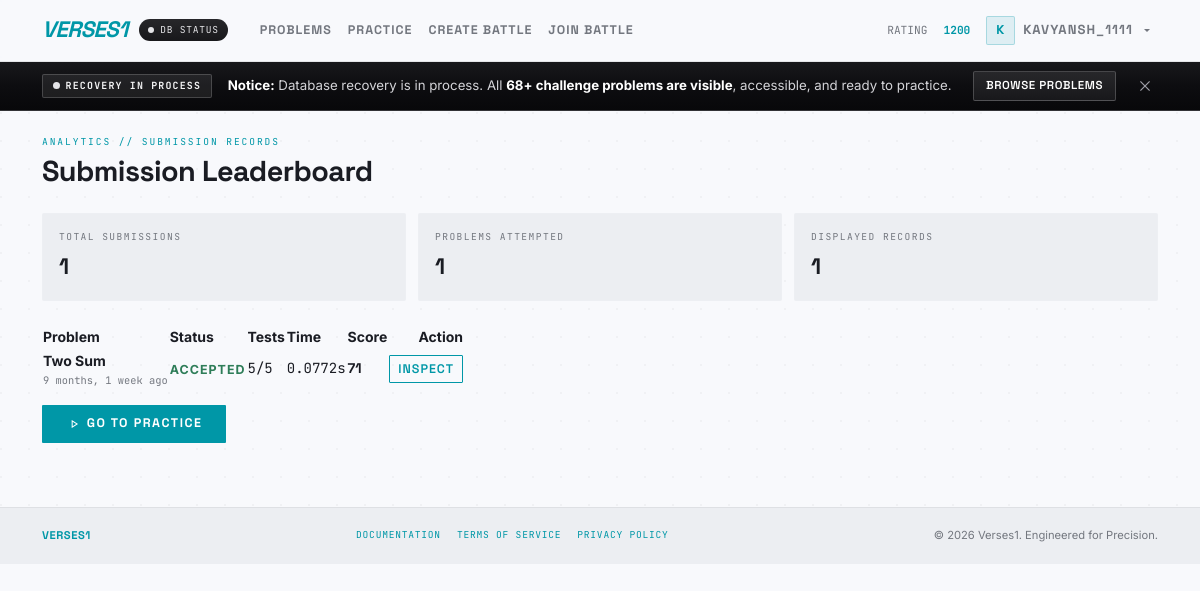
/submissions/ (signed in), run on an earlier commit of the app's database.
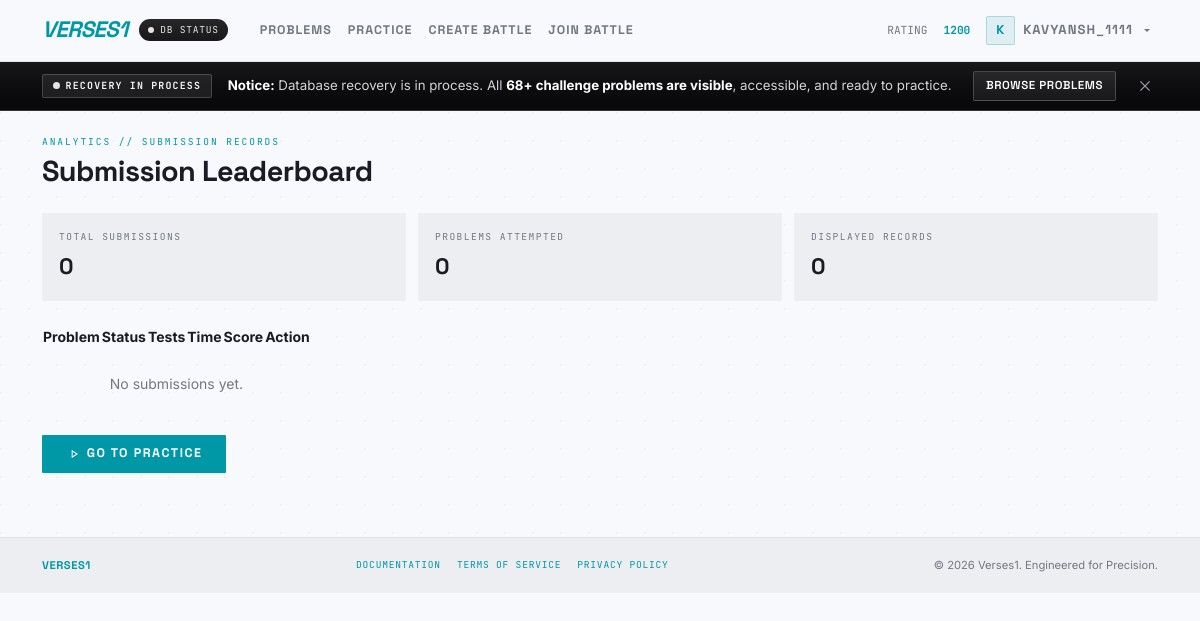
And on a later commit of the database.
### battles/models.py (models this page shows, shortened)
class PracticeSubmission(models.Model):
    user = models.ForeignKey(User, on_delete=models.CASCADE, related_name='practice_submissions')
    problem = models.ForeignKey(ProblemStatement, on_delete=models.CASCADE, related_name='practice_submissions')
    code_content = models.TextField()
    submitted_at = models.DateTimeField(auto_now_add=True)
    tests_passed = models.IntegerField(default=0)
    tests_total = models.IntegerField(default=0)
    all_tests_passed = models.BooleanField(default=False)
    test_results = models.JSONField(null=True, blank=True)
    avg_execution_time = models.FloatField(null=True, blank=True)
    complexity_score = models.FloatField(null=True, blank=True)
    performance_score = models.FloatField(null=True, blank=True)
    total_score = models.FloatField(null=True, blank=True)
    time_complexity_estimate = models.CharField(max_length=20, null=True, blank=True)
    class Meta:
        ordering = ['-submitted_at']
        indexes = [
            models.Index(fields=['user', 'problem', 'submitted_at'], name='ps_user_prob_submitted_idx'),
            models.Index(fields=['user', 'all_tests_passed'], name='ps_user_passed_idx'),
        ]

class ProblemStatement(models.Model):
    DIFFICULTY_CHOICES = [
        ('easy', 'Easy'),
        ('medium', 'Medium'),
        ('hard', 'Hard'),
    ]
    title = models.CharField(max_length=200)
    slug = models.SlugField(unique=True)
    description = models.TextField(help_text="Problem description in Markdown")
    input_format = models.TextField(help_text="Description of input format")
    output_format = models.TextField(help_text="Description of expected output format")
    constraints = models.TextField(help_text="Constraints (e.g., 1 <= n <= 10^5)")
    example_input = models.TextField(help_text="Example input to show users")
    example_output = models.TextField(help_text="Expected output for example")
    example_explanation = models.TextField(blank=True, help_text="Explanation of the example")
    difficulty = models.CharField(max_length=10, choices=DIFFICULTY_CHOICES, default='easy')
    categories = models.ManyToManyField(Category, related_name='problems', blank=True)
    time_limit_seconds = models.FloatField(default=2.0, help_text="Time limit per test case")
    memory_limit_mb = models.IntegerField(default=256, help_text="Memory limit in MB")
    function_signature = models.CharField(
        max_length=200,
        help_text="Function signature users must implement, e.g., 'def solution(nums, target):'"
    )
    starter_code = models.TextField(
        blank=True,
        help_text="Starter code template for users"
    )
    is_active = models.BooleanField(default=True)
    created_at = models.DateTimeField(auto_now_add=True)
    updated_at = models.DateTimeField(auto_now=True)
    class Meta:
        ordering = ['difficulty', 'title']
        indexes = [
            models.Index(fields=['is_active', 'difficulty', 'title'], name='prob_active_diff_title_idx'),
        ]

### battles/views.py (the view)
# urls.py: path('submissions/', views.all_submissions, name='all_submissions'),
@login_required
def all_submissions(request):
    submissions = PracticeSubmission.objects.filter(
        user=request.user
    ).select_related('problem').order_by('-submitted_at')
    problem_stats = {}
    for sub in submissions:
        if sub.problem_id not in problem_stats:
            problem_stats[sub.problem_id] = {
                'problem': sub.problem,
                'total': 0,
                'passed': 0,
                'latest': sub,
            }
        problem_stats[sub.problem_id]['total'] += 1
        if sub.all_tests_passed:
            problem_stats[sub.problem_id]['passed'] += 1
    page_obj, query_string = _paginate(request, submissions, per_page=20)
    return render(request, 'battles/all_submissions.html', {
        'submissions': page_obj,
        'page_obj': page_obj,
        'query_string': query_string,
        'problem_stats': problem_stats.values(),
        'total_submissions': submissions.count(),
    })

### battles/views.py (called while the page is built)
def _querystring_without_page(request):
    params = request.GET.copy()
    params.pop('page', None)
    return urlencode(params, doseq=True)

def _paginate(request, queryset, per_page=12):
    paginator = Paginator(queryset, per_page)
    page_obj = paginator.get_page(request.GET.get('page'))
    return page_obj, _querystring_without_page(request)

### battles/templates/battles/all_submissions.html (shortened to what this page needs)
{% extends 'base.html' %}
{% block content %}
<div class="sub-header">
    <div class="eyebrow">Analytics // Submission Records</div>
    <h2 style="font-family:'Space Grotesk',sans-serif;font-weight:800;font-size:1.8rem;">Submission Leaderboard</h2>
</div>
<div class="summary-grid">
    <div class="summary"><div class="k">Total Submissions</div><div class="v">{{ total_submissions }}</div></div>
    <div class="summary"><div class="k">Problems Attempted</div><div class="v">{{ problem_stats|length }}</div></div>
    <div class="summary"><div class="k">Displayed Records</div><div class="v">{{ submissions|length }}</div></div>
</div>
<div class="problems-table" id="submissionsTable">
    <table>
        <thead>
            <tr>
                <th>Problem</th>
                <th>Status</th>
                <th>Tests</th>
                <th>Time</th>
                <th>Score</th>
                <th class="text-end">Action</th>
            </tr>
        </thead>
        <tbody>
            {% for submission in submissions %}
            <tr>
                <td>
                    <div style="font-weight:700;">{{ submission.problem.title }}</div>
                    <div style="font-family:'JetBrains Mono',monospace;font-size:0.65rem;color:var(--outline);">{{ submission.submitted_at|timesince }} ago</div>
                </td>
                <td>{% if submission.all_tests_passed %}<span class="status-ok">Accepted</span>{% else %}<span class="status-bad">Failed</span>{% endif %}</td>
                <td style="font-family:'JetBrains Mono',monospace;">{{ submission.tests_passed }}/{{ submission.tests_total }}</td>
                <td style="font-family:'JetBrains Mono',monospace;">{{ submission.avg_execution_time|default:0|floatformat:4 }}s</td>
                <td style="font-family:'Space Grotesk',sans-serif;font-weight:700;">{% if submission.total_score %}{{ submission.total_score|floatformat:0 }}{% else %}-{% endif %}</td>
                <td class="text-end"><a href="{% url 'submission_detail' submission.id %}" class="btn btn-sm btn-outline-primary">Inspect</a></td>
            </tr>
            {% empty %}
            <tr><td colspan="6" class="text-center py-4" style="color:var(--outline);">No submissions yet.</td></tr>
            {% endfor %}
        </tbody>
    </table>
</div>
<div class="mt-3">
    <a href="{% url 'practice' %}" class="btn btn-primary">
        <span class="material-symbols-outlined" style="font-size:16px;">play_arrow</span>
        Go To Practice
    </a>
</div>
{% endblock %}

What changed in the data, as far as the page shows it:
removed PracticeSubmission: problem "Two Sum", submitted_at "9 months, 1 week", all_tests_passed "ACCEPTED", tests_passed "5", tests_total "5", avg_execution_time "0.0772", total_score "71"
Also different on the page:
{{ total_submissions }}: "1" → "0"
{{ problem_stats|length }}: "1" → "0"
{{ submissions|length }}: "1" → "0"
text now shown: "No submissions yet."
